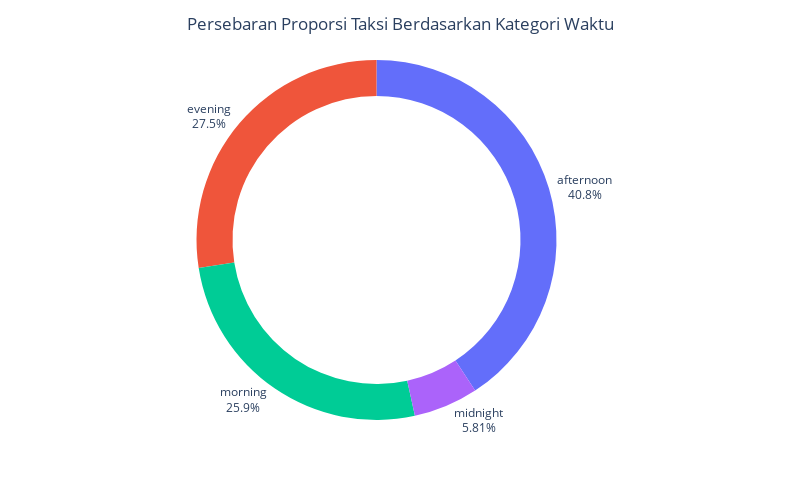

Here is the notebook cell this chart was saved with:
### Markdown cell above
### Analisa Proporsi berdasarkan kategori Waktu

### Code cell
# Persebaran berdasarkan borough
fig = px.pie(df, names='PU_time_of_day', hole=0.8)
fig.update_layout(title='Persebaran Proporsi Taksi Berdasarkan Kategori Waktu', title_x=0.5)
#show proportion of each borough
fig.update_traces(textposition='outside', textinfo='percent+label')

#hide legend
fig.update_layout(showlegend=False, width=800, height=500)

#break down by Staten Island

fig.show()

### Figure 1 — Plotly figure (JSON) as saved in the notebook; plotly's stock layout.template omitted (floating-point values rounded to 4 significant figures; data arrays with more than 128 entries replaced by an {"elided": "..."} marker saying what was removed)
{"data": [{"domain": {"x": [0, 1], "y": [0, 1]}, "hole": 0.8, "hovertemplate": "PU_time_of_day=%{label}<extra></extra>", "labels": {"elided": "64050 str values"}, "legendgroup": "", "name": "", "showlegend": true, "textinfo": "percent+label", "textposition": "outside", "type": "pie"}], "layout": {"height": 500, "legend": {"tracegroupgap": 0}, "margin": {"t": 60}, "showlegend": false, "title": {"text": "Persebaran Proporsi Taksi Berdasarkan Kategori Waktu", "x": 0.5}, "width": 800}}
